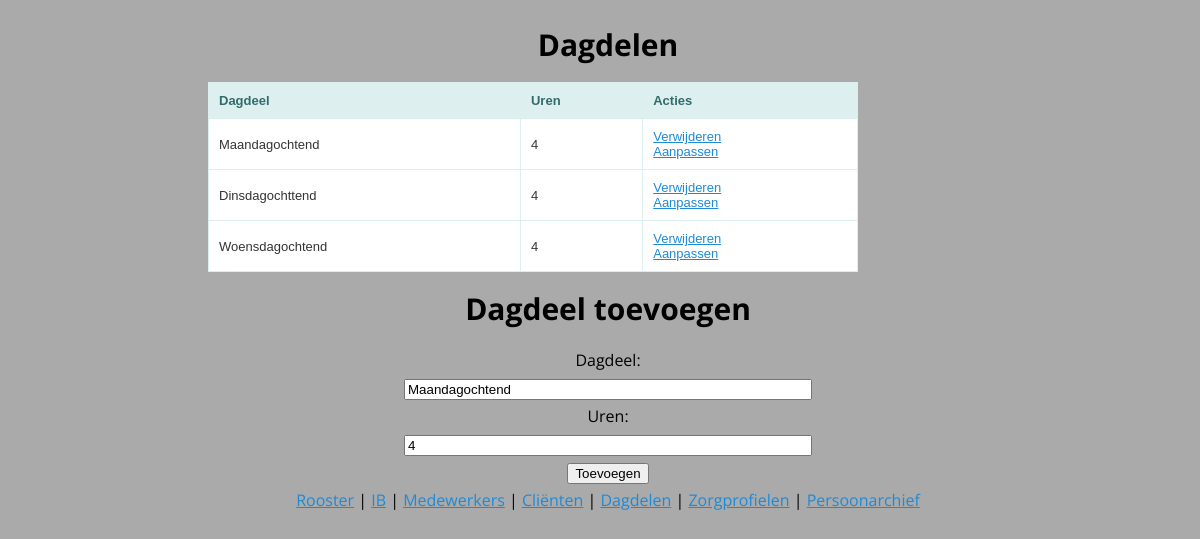
The page /doles/ on the database its author committed.
### roosterapp/sql.py (models this page shows)
class Dole(Base):
    __tablename__ = 'doles'
    id = Column(Integer, primary_key = True)
    name = Column(String)
    hours = Column(Integer, default=1)
    occupation = relationship("Presence", backref="dole", cascade="delete, delete-orphan")

### roosterapp/routes.py (the view)
@dole_crud.route('/', methods=['GET'])
def show_doles():
    doles = app.db.session.query(Dole).all()
    return render_template('index_doles.html', doles = doles)

### roosterapp/templates/index_doles.html (shortened to what this page needs)
{% extends 'base.html' %}
{% block body %}
<h1> Dagdelen </h1>
{% if doles|length < 1 %}
    <h4>Er zijn nog geen dagdelen in het systeem. Voeg er hieronder een toe.</h4>
{% else %}
    <table style="width: 50em;">
        <tr>
            <th>Dagdeel</th>
            <th>Uren</th>
            <th>Acties</th>
        </tr>
        {% for dole in doles %}
            <tr>
                <td>{{ dole.name }}</td>
                <td>{{ dole.hours }}</td>
                <td>
                    <a href="delete/{{ dole.id }}">Verwijderen</a>
                    <br>
                    <a href="update/{{ dole.id }}">Aanpassen</a>
                </td>
            </tr>
        {% endfor %}
    </table>
{% endif %}
<h1>Dagdeel toevoegen</h1>
<form action="/doles/add" method="POST" style="width:50em;text-align: center;">
    <label for="dole_name">Dagdeel:</label><br>
    <input type="text" name="dole_name" id="dole_name" value="Maandagochtend" style="width: 50%;"><br>
    <label for="hours">Uren:</label><br>
    <input type="text" name="hours" id="hours" value="4" style="width: 50%;"><br>
    <input type="submit" value="Toevoegen">
</form>
{% endblock %}

### roosterapp/static/css/main.css (style rules this page uses)
body { font-family: 'Open Sans', sans-serif; line-height: 1.75em; font-size: 16px; background-color: #aaa; width: 100%; position: relative; }
h1 { font-size: 30px; line-height: 34px; text-align: center; }
a[href] { color: #1e8ad6; }
table { border: solid 1px #DDEEEE; border-collapse: collapse; border-spacing: 0; font: normal 13px Arial, sans-serif; }
table, th { background-color: #DDEFEF; border: solid 1px #DDEEEE; color: #336B6B; padding: 10px; text-align: left; }
table, td { background-color: #FFFFFF; border: solid 1px #DDEEEE; color: #333; padding: 10px; }

### rows shown on the page
Dole: name "Maandagochtend", hours "4"
Dole: name "Dinsdagochttend", hours "4"
Dole: name "Woensdagochtend", hours "4"
